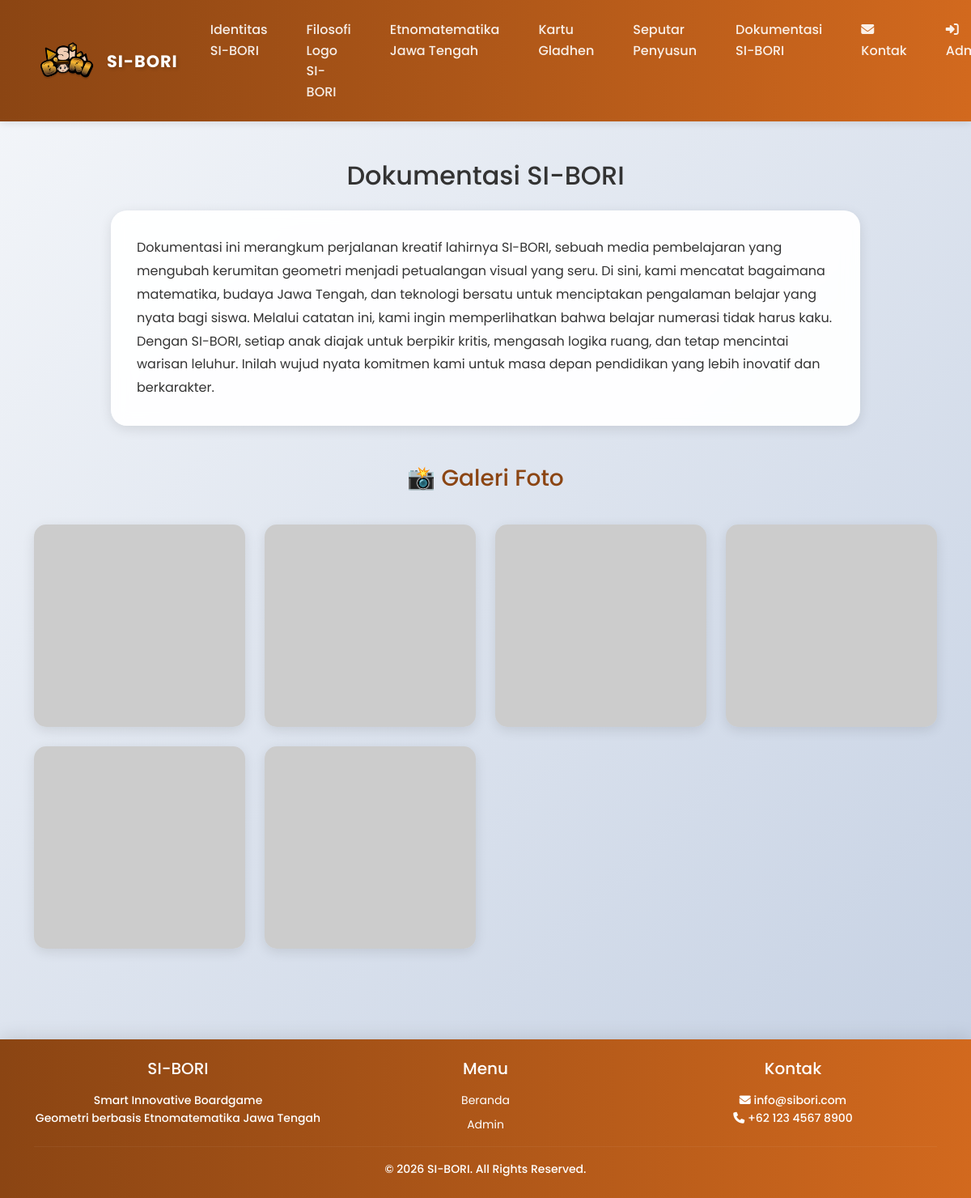
Screenshot of /menu/dokumentasi.php with the database file from the repository.
### tables this page shows
CREATE TABLE `menu` (
  `id` int(11) NOT NULL,
  `slug` varchar(50) DEFAULT NULL,
  `judul` varchar(100) DEFAULT NULL,
  `konten` text DEFAULT NULL,
  `foto` text DEFAULT NULL
);

### menu/dokumentasi.php (the view, shortened to what this page needs)
<?php
include '../head.php';
include '../header.php';
include '../config/database.php';
$slug = 'dokumentasi';
$data = $conn->query("SELECT * FROM menu WHERE slug='$slug'")->fetch_assoc();
$dokumentasi_items = [
    [
        'image' => 'https://via.placeholder.com/400x300/8B4513/ffffff?text=Workshop+SI-BORI',
        'title' => 'Workshop Pengembangan SI-BORI',
        'description' => 'Sesi brainstorming dan workshop intensif dalam pengembangan media pembelajaran SI-BORI'
    ],
    [
        'image' => 'https://via.placeholder.com/400x300/D2691E/ffffff?text=LOGO SI-BORI',
        'title' => 'LOGO SI-BORI',
        'description' => 'Logo resmi SI-BORI yang mencerminkan nilai-nilai etnomatematika'
    ],
    [
        'image' => 'https://via.placeholder.com/400x300/FF6B35/ffffff?text=Presentasi+Media',
        'title' => 'Presentasi Media Pembelajaran',
        'description' => 'Presentasi SI-BORI di forum pendidikan matematika'
    ],
    [
        'image' => 'https://via.placeholder.com/400x300/8B4513/ffffff?text=Desain+Kartu',
        'title' => 'Proses Desain Kartu Gladhen',
        'description' => 'Proses kreatif dalam mendesain kartu-kartu permainan yang menarik'
    ],
    [
        'image' => 'https://via.placeholder.com/400x300/D2691E/ffffff?text=Tim+Penyusun',
        'title' => 'Tim Penyusun SI-BORI',
        'description' => 'Foto bersama tim penyusun setelah menyelesaikan prototype SI-BORI'
    ],
    [
        'image' => 'https://via.placeholder.com/400x300/FF6B35/ffffff?text=Etnomatematika',
        'title' => 'Eksplorasi Etnomatematika',
        'description' => 'Penelusuran objek-objek budaya Jawa Tengah untuk materi SI-BORI'
    ]
];
?>
<div class="container py-5">
    <h2 class="text-center mb-4"><?php echo htmlspecialchars($data['judul']); ?></h2>
    <div class="row mb-5">
        <div class="col-md-10 mx-auto">
            <div class="card">
                <div class="card-body">
                    <div class="content">
                        <?php echo nl2br(htmlspecialchars($data['konten'])); ?>
                    </div>
                </div>
            </div>
        </div>
    </div>
    <div class="row">
        <div class="col-12">
            <h3 class="text-center mb-4" style="color: #8B4513;">📸 Galeri Foto</h3>
        </div>
    </div>
    <div class="gallery-grid">
        <?php foreach ($dokumentasi_items as $item): ?>
        <div class="gallery-item" data-title="<?php echo htmlspecialchars($item['title']); ?>">
            <img src="<?php echo htmlspecialchars($item['image']); ?>"
                 alt="<?php echo htmlspecialchars($item['title']); ?>">
        </div>
        <?php endforeach; ?>
    </div>
</div>
<?php include '../footer.php'; ?>

### header.php (shortened to what this page needs)
<?php
$isInSubfolder = (strpos($_SERVER['PHP_SELF'], '/menu/') !== false ||
                  strpos($_SERVER['PHP_SELF'], '/admin/') !== false);
$basePath = $isInSubfolder ? '../' : '';
?>
<nav class="navbar navbar-expand-lg navbar-dark navbar-sticky" style="background: linear-gradient(90deg, #8B4513, #D2691E) !important; padding: 1rem 0;">
    <div class="container">
        <a class="navbar-brand fw-bold d-flex align-items-center" href="<?php echo $basePath; ?>index.php" style="font-size: 1.3rem; letter-spacing: 1px;">
            <img src="<?php echo $basePath; ?>assets/img/LOGO SI-BORI.png"
                 alt="SI-BORI"
                 style="height: 80px;
                        width: auto;
                        margin-right: 10px;
                        padding: 5px;
                        border-radius: 8px;">
            <span>SI-BORI</span>
        </a>
        <div class="collapse navbar-collapse" id="navbarNav">
            <ul class="navbar-nav ms-auto">
                <?php
                $currentSlug = $_GET['slug'] ?? '';
                $menus = $conn->query("SELECT slug, judul FROM menu ORDER BY id");
                if ($menus && $menus->num_rows > 0) {
                    while ($menu = $menus->fetch_assoc()) {
                        $menuSlug = $menu['slug'];
                        $menuJudul = htmlspecialchars($menu['judul']);
                        $isActive = ($currentSlug === $menuSlug) ? 'active' : '';
                        $menuUrl = $basePath . 'menu/view_menu.php?slug=' . $menuSlug;
                        echo "<li class='nav-item'>
                                <a class='nav-link {$isActive}' href='{$menuUrl}'>
                                    {$menuJudul}
                                </a>
                              </li>";
                    }
                } else {
                    echo "<li class='nav-item'>
                            <a class='nav-link' href='{$basePath}index.php'>
                                <i class='fas fa-home'></i> Home
                            </a>
                          </li>";
                }
                ?>
                <li class='nav-item'>
                    <a class='nav-link' href='<?php echo $basePath; ?>contact.php'>
                        <i class='fas fa-envelope'></i> Kontak
                    </a>
                </li>
                <?php if (isset($_SESSION['admin'])): ?>
                <li class='nav-item'>
                    <a class='nav-link' href='<?php echo $basePath; ?>admin/dashboard.php'>
                        <i class='fas fa-tachometer-alt'></i> Dashboard
                    </a>
                </li>
                <li class='nav-item'>
                    <a class='nav-link' href='<?php echo $basePath; ?>admin/logout.php'>
                        <i class='fas fa-sign-out-alt'></i> Logout
                    </a>
                </li>
                <?php else: ?>
                <li class='nav-item'>
                    <a class='nav-link' href='<?php echo $basePath; ?>admin/login.php'>
                        <i class='fas fa-sign-in-alt'></i> Admin
                    </a>
                </li>
                <?php endif; ?>
            </ul>
        </div>
    </div>
</nav>

### assets/css/style.css (style rules this page uses)
:root { --primary-color: #8B4513; --secondary-color: #D2691E; --accent-color: #FF6B35; --accent-light: #F7931E; --text-dark: #333; --text-light: #666; --bg-light: #f5f7fa; --bg-gradient: linear-gradient(135deg, #f5f7fa 0%, #c3cfe2 100%); --shadow-sm: 0 2px 10px rgba(0,0,0,0.1); --shadow-md: 0 4px 15px rgba(0,0,0,0.1); --shadow-lg: 0 8px 25px rgba(0,0,0,0.15); --transition: all 0.3s ease; }
* { margin: 0; padding: 0; box-sizing: border-box; }
body { background: var(--bg-gradient); font-family: 'Poppins', 'Segoe UI', Tahoma, Geneva, Verdana, sans-serif; color: var(--text-dark); line-height: 1.6; overflow-x: hidden; padding-top: 0; }
html { scroll-behavior: smooth; }
.navbar { background: linear-gradient(90deg, var(--primary-color), var(--secondary-color)) !important; box-shadow: var(--shadow-sm); padding: 1rem 0; transition: var(--transition); }
.navbar-brand { font-weight: 700; font-size: 1.5rem; letter-spacing: 1px; text-shadow: 2px 2px 4px rgba(0,0,0,0.2); }
.navbar-nav .nav-link { color: rgba(255,255,255,0.9) !important; font-weight: 500; margin: 0 0.5rem; padding: 0.5rem 1rem !important; border-radius: 8px; transition: var(--transition); }
.card { border: none; border-radius: 20px; box-shadow: var(--shadow-md); transition: var(--transition); background: rgba(255,255,255,0.95); backdrop-filter: blur(10px); overflow: hidden; position: relative; }
.card::before { content: ''; position: absolute; top: 0; left: 0; right: 0; height: 5px; background: linear-gradient(90deg, var(--accent-color), var(--accent-light)); transform: scaleX(0); transform-origin: left; transition: transform 0.3s ease; }
.card-body { padding: 2rem; }
.gallery-grid { display: grid; grid-template-columns: repeat(auto-fill, minmax(250px, 1fr)); gap: 1.5rem; padding: 1rem 0; }
.gallery-item { position: relative; border-radius: 15px; overflow: hidden; box-shadow: var(--shadow-md); cursor: pointer; transition: var(--transition); }
.gallery-item img { width: 100%; height: 250px; object-fit: cover; display: block; }
.content { line-height: 1.8; color: var(--text-dark); }

### header.php (style rules this page uses)
.navbar-sticky { position: fixed; top: 0; left: 0; right: 0; z-index: 1030; transition: all 0.3s ease; box-shadow: 0 2px 10px rgba(0,0,0,0.1); }
body { padding-top: 150px; }
.navbar-brand { transition: all 0.3s ease; }
.navbar-nav .nav-link { position: relative; transition: all 0.3s ease; }
.navbar-nav .nav-link::after { content: ''; position: absolute; bottom: 0; left: 50%; width: 0; height: 2px; background: white; transition: all 0.3s ease; transform: translateX(-50%); }

### rows the page displays
menu: judul "Identitas SI-BORI"
menu: judul "Filosofi Logo SI-BORI"
menu: judul "Etnomatematika Jawa Tengah"
menu: judul "Kartu Gladhen"
menu: judul "Seputar Penyusun"
menu: judul "Dokumentasi SI-BORI", konten "Dokumentasi ini merangkum perjalanan kreatif lahirnya SI-BORI, sebuah media pembelajaran yang mengubah kerumitan geometri menjadi petualangan visual yang seru. Di sini, kami mencatat bagaimana matematika, budaya Jawa Tengah, dan teknologi bersatu untuk menciptakan pengalaman belajar yang nyata bagi siswa. Melalui catatan ini, kami ingin memperlihatkan bahwa belajar numerasi tidak harus kaku. Dengan SI-BORI, setiap anak diajak untuk berpikir kritis, mengasah logika ruang, dan tetap mencintai warisan leluhur. Inilah wujud nyata komitmen kami untuk masa depan pendidikan yang lebih inovatif dan berkarakter."
